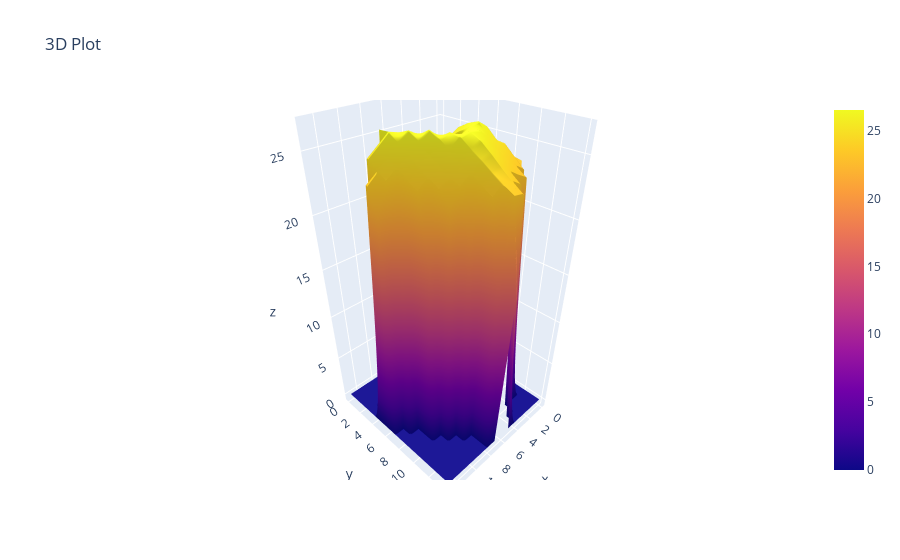

The code cell stored with this chart in its notebook:
### Code cell
from rasterio.mask import mask

tile_data = rio.open(tile_dsmfile)

crop_img, crop_transform = mask(dataset=tile_data, shapes=polygon, crop=True, indexes=1, nodata=0, filled=True)
#print(crop_img)

fig = go.Figure(data=[go.Surface(z=crop_img)])

fig.update_layout(title='3D Plot', autosize=True)

fig.show()

### Figure 1 — Plotly figure (JSON) as saved in the notebook; plotly's stock layout.template omitted (floating-point values rounded to 4 significant figures; data arrays with more than 128 entries replaced by an {"elided": "..."} marker saying what was removed)
{"data": [{"type": "surface", "z": {"elided": "15x14 float values"}}], "layout": {"autosize": true, "title": {"text": "3D Plot"}}}
